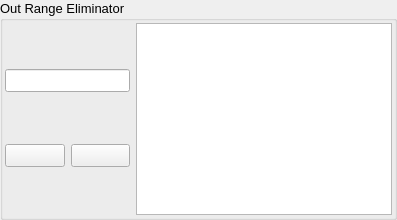
         <widget class="QGroupBox" name="groupBox">
          <property name="font">
           <font>
            <pointsize>10</pointsize>
            <kerning>true</kerning>
           </font>
          </property>
          <property name="title">
           <string>Out Range Eliminator</string>
          </property>
          <layout class="QVBoxLayout" name="verticalLayout_2">
           <property name="leftMargin">
            <number>2</number>
           </property>
           <property name="topMargin">
            <number>2</number>
           </property>
           <property name="rightMargin">
            <number>2</number>
           </property>
           <property name="bottomMargin">
            <number>2</number>
           </property>
           <item>
            <layout class="QHBoxLayout" name="horizontalLayout_3" stretch="3,0">
             <item>
              <layout class="QVBoxLayout" name="verticalLayout">
               <item>
                <widget class="QLineEdit" name="input12">
                 <property name="toolTip">
                  <string>Enter number ranges e.g. 14-64. </string>
                 </property>
                </widget>
               </item>
               <item>
                <layout class="QHBoxLayout" name="horizontalLayout_2">
                 <item>
                  <widget class="QPushButton" name="plusBtn12">
                   <property name="text">
                    <string/>
                   </property>
                   <property name="icon">
                    <iconset>
                     <normaloff>assets/plus.png</normaloff>assets/plus.png</iconset>
                   </property>
                  </widget>
                 </item>
                 <item>
                  <widget class="QPushButton" name="deleteBtn12">
                   <property name="text">
                    <string/>
                   </property>
                   <property name="icon">
                    <iconset>
                     <normaloff>assets/delete.png</normaloff>assets/delete.png</iconset>
                   </property>
                   <property name="checkable">
                    <bool>false</bool>
                   </property>
                   <property name="flat">
                    <bool>false</bool>
                   </property>
                  </widget>
                 </item>
                </layout>
               </item>
              </layout>
             </item>
             <item>
              <widget class="QListWidget" name="list12"/>
             </item>
            </layout>
           </item>
          </layout>
         </widget>
